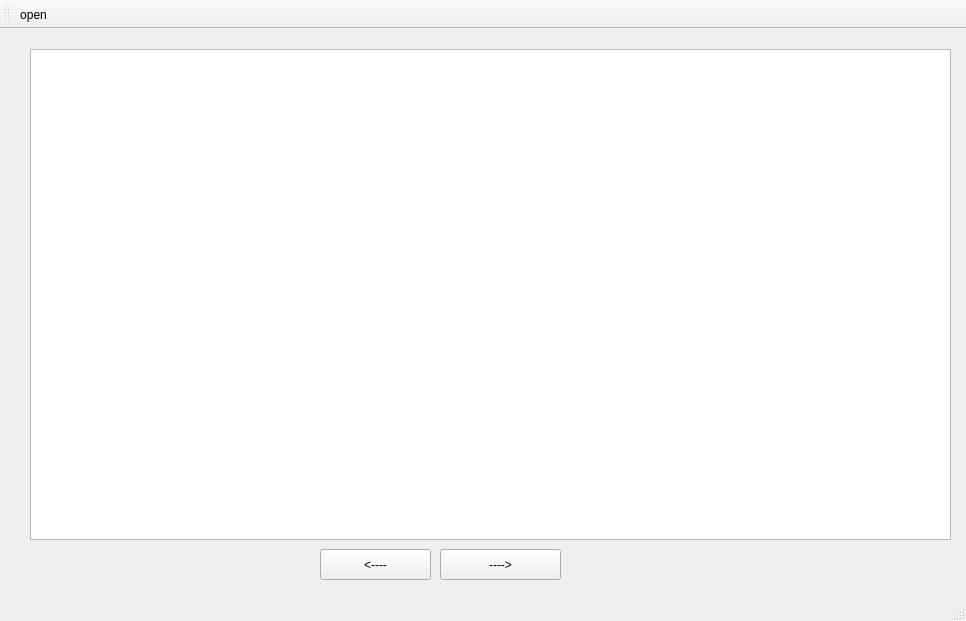
<?xml version="1.0" encoding="UTF-8"?>
<ui version="4.0">
 <class>MainWindow</class>
 <widget class="QMainWindow" name="MainWindow">
  <property name="geometry">
   <rect>
    <x>0</x>
    <y>0</y>
    <width>966</width>
    <height>621</height>
   </rect>
  </property>
  <property name="windowTitle">
   <string>MainWindow</string>
  </property>
  <widget class="QWidget" name="centralWidget">
   <widget class="QTextBrowser" name="textBrowser">
    <property name="geometry">
     <rect>
      <x>30</x>
      <y>20</y>
      <width>921</width>
      <height>491</height>
     </rect>
    </property>
   </widget>
   <widget class="QPushButton" name="pushButton">
    <property name="geometry">
     <rect>
      <x>440</x>
      <y>520</y>
      <width>121</width>
      <height>31</height>
     </rect>
    </property>
    <property name="text">
     <string>----&gt;</string>
    </property>
   </widget>
   <widget class="QPushButton" name="pushButton_2">
    <property name="geometry">
     <rect>
      <x>320</x>
      <y>520</y>
      <width>111</width>
      <height>31</height>
     </rect>
    </property>
    <property name="text">
     <string>&lt;----</string>
    </property>
   </widget>
   <widget class="QLabel" name="label">
    <property name="geometry">
     <rect>
      <x>890</x>
      <y>530</y>
      <width>55</width>
      <height>16</height>
     </rect>
    </property>
    <property name="text">
     <string/>
    </property>
   </widget>
  </widget>
  <widget class="QToolBar" name="mainToolBar">
   <attribute name="toolBarArea">
    <enum>TopToolBarArea</enum>
   </attribute>
   <attribute name="toolBarBreak">
    <bool>false</bool>
   </attribute>
   <addaction name="actionOpen"/>
  </widget>
  <widget class="QStatusBar" name="statusBar"/>
  <action name="actionOpen">
   <property name="text">
    <string>open</string>
   </property>
  </action>
 </widget>
 <layoutdefault spacing="6" margin="11"/>
 <resources/>
 <connections/>
</ui>
